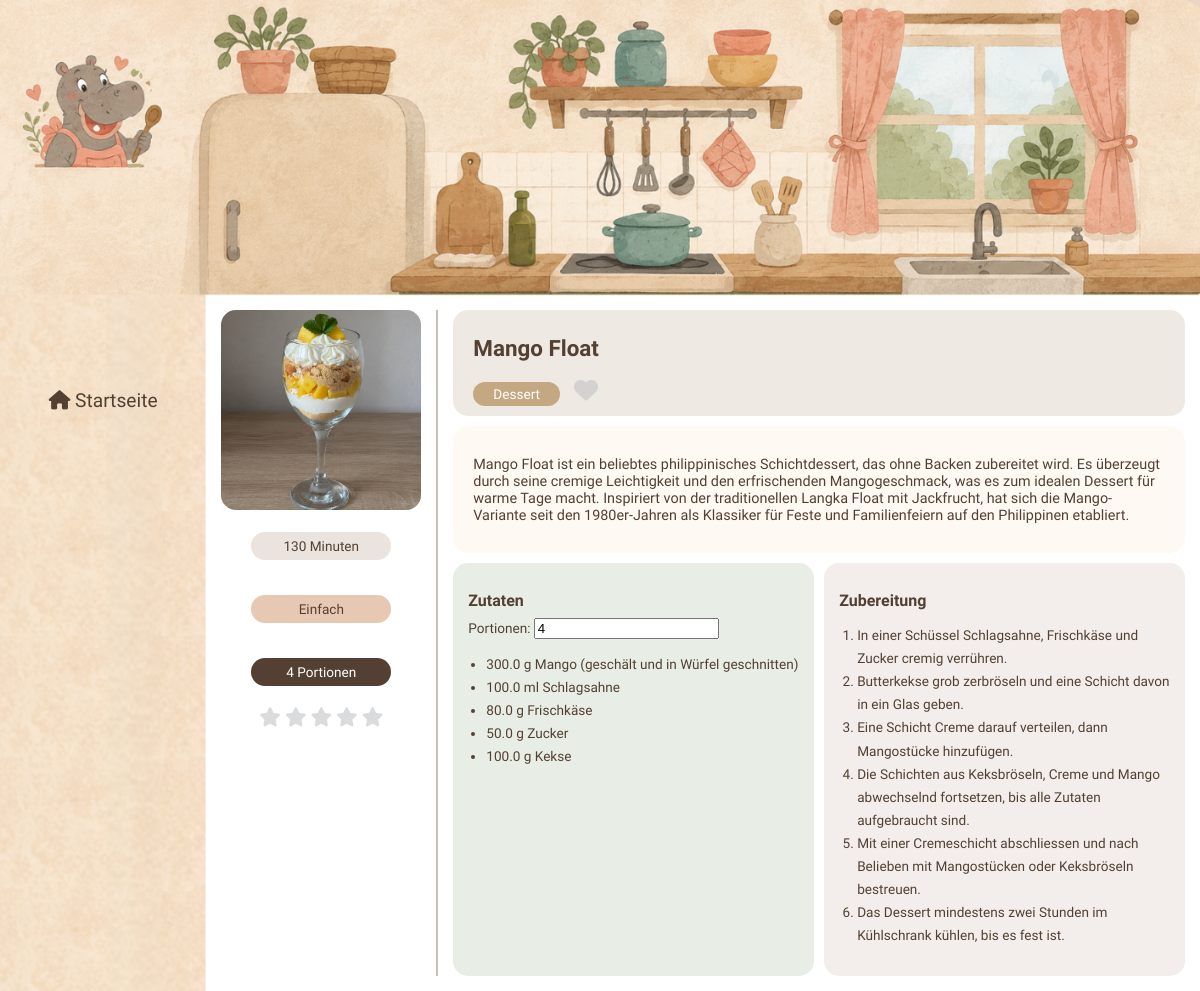
/recipe/1, run on the app's committed database.
### app.py (models this page shows)
class Recipe(db.Model):
    id = db.Column(db.Integer, primary_key=True)
    name = db.Column(db.String(100), nullable=False)
    description = db.Column(db.String(500), nullable=False)
    image = db.Column(db.String(200))
    preparation_time = db.Column(db.Integer, nullable=False)
    portions = db.Column(db.Integer, nullable=False)
    difficulty = db.Column(db.String(50), nullable=False)
    category_id = db.Column(db.Integer, db.ForeignKey('category.id'))
    category = db.relationship('Category', backref='recipes')
    is_default = db.Column(db.Boolean, default=False, nullable=False)

class Category(db.Model):
    id = db.Column(db.Integer, primary_key=True)
    name = db.Column(db.String(50), nullable=False)

class Ingredient(db.Model):
    id = db.Column(db.Integer, primary_key=True)
    name = db.Column(db.String(100), nullable=False)
    quantity = db.Column(db.Float)
    measurement_unit = db.Column(db.String(50))
    recipe_id = db.Column(db.Integer, db.ForeignKey('recipe.id'))

class Preparation(db.Model):
    id = db.Column(db.Integer, primary_key=True)
    step_number = db.Column(db.Integer, nullable=False)
    description = db.Column(db.String(500), nullable=False)
    recipe_id = db.Column(db.Integer, db.ForeignKey('recipe.id'))

### app.py (the view)
@recipe_app.route('/recipe/<int:id>')
def recipe_detail(id):
    recipe = Recipe.query.get(id)
    ingredients = Ingredient.query.filter_by(recipe_id=id).all()
    steps = Preparation.query.filter_by(recipe_id=id).all()
    return render_template('detail.html', recipe=recipe, ingredients=ingredients, steps=steps)

### templates/detail.html (shortened to what this page needs)
<!DOCTYPE html>
<html lang="de">
<head>
  <link rel="stylesheet" href="{{ url_for('static', filename='css/style.css') }}">
  <link rel="stylesheet" href="https://cdnjs.cloudflare.com/ajax/libs/font-awesome/6.7.2/css/all.min.css">
</head>
<body class="detail-body">
  <div class="detail-sidebar">
    <a href="{{ url_for('home') }}"><i class="fa-solid fa-house"></i> Startseite</a>
  </div>
  <div class="detail-page">
    <div class="detail-right">
      <div class="detail-content">
        <div class="detail-left">
          <div class="detail-image-box">
            <img src="{{ url_for('static', filename='images/recipes/' + recipe.image) }}"
                 alt="{{ recipe.name }}"
                 class="detail-image">
          </div>
          <p class="detail-time">{{ recipe.preparation_time }} Minuten</p>
          <p class="detail-difficulty-badge">{{ recipe.difficulty }}</p>
          <p class="detail-portions-badge">{{ recipe.portions }} Portionen</p>
          <div class="detail-stars">
            <i class="fa-solid fa-star"></i>
            <i class="fa-solid fa-star"></i>
            <i class="fa-solid fa-star"></i>
            <i class="fa-solid fa-star"></i>
            <i class="fa-solid fa-star"></i>
          </div>
        </div>
        <div class="detail-main">
          <div class="detail-title-box">
            <h1>{{ recipe.name }}</h1>
            <span class="detail-category-badge">{{ recipe.category.name }}</span>
            <i id="heart-button" class="fa-solid fa-heart" data-recipe-id="{{ recipe.id }}"></i>
          </div>
          <div class="detail-description-box">
            <p>{{ recipe.description }}</p>
          </div>
          <div class="detail-bottom">
            <div class="detail-ingredients">
              <h2>Zutaten</h2>
              <label>Portionen: <input type="number" id="portions-input" value="{{ recipe.portions }}" min="1"></label>
              <ul>
                {% for ingredient in ingredients %}
                  <li>
                    <span class="ingredient-quantity" data-base="{{ ingredient.quantity }}">
                      {% if ingredient.quantity %}{{ ingredient.quantity }}{% endif %}
                    </span>
                    {% if ingredient.measurement_unit %}{{ ingredient.measurement_unit }}{% endif %}
                    {{ ingredient.name }}
                  </li>
                {% endfor %}
              </ul>
            </div>
            <div class="detail-steps">
              <h2>Zubereitung</h2>
              <ol>
                {% for step in steps %}
                  <li>{{ step.description }}</li>
                {% endfor %}
              </ol>
            </div>
          </div>
        </div>
      </div>
    </div>
  </div>
</body>
</html>

### static/css/style.css (style rules this page uses)
html, body { margin: 0; padding: 0; overflow-x: hidden; }
.detail-body { min-height: 100vh; background-image: url("/static/images/detail.png"), url("/static/images/detail-extension.png"); background-size: 100% auto, 100% auto; background-position: top left, bottom left; background-repeat: no-repeat, repeat-y; margin: 0; padding: 0; }
.detail-sidebar { position: absolute; left: 0; top: 0; width: 17.19vw; height: 100vh; display: flex; flex-direction: column; align-items: center; justify-content: center; gap: 15px; z-index: 100; background: transparent; }
.detail-sidebar a, .detail-sidebar button { text-decoration: none; color: #534032; font-family: 'Cause', sans-serif; font-size: 1.2rem; background: none; border: none; cursor: pointer; padding: 0; }
.detail-page { padding-top: 24.61vw; padding-left: 17.19vw; box-sizing: border-box; }
.detail-right { padding: 15px; }
.detail-content { display: flex; gap: 15px; align-items: flex-start; }
.detail-left { display: flex; flex-direction: column; gap: 8px; align-items: center; flex-shrink: 0; border-right: 2px solid #c8c0b8; padding-right: 15px; align-self: stretch; }
.detail-image-box { width: 200px; height: 200px; background-color: rgba(216, 200, 188, 0.5); border-radius: 15px; overflow: hidden; }
.detail-image { width: 100%; height: 100%; object-fit: cover; }
.detail-time, .detail-difficulty-badge, .detail-portions-badge { width: 140px; text-align: center; border-radius: 20px; font-size: 0.85rem; font-family: 'Cause', sans-serif; padding: 6px 0; box-sizing: border-box; }
.detail-time { background-color: rgba(216, 200, 188, 0.5); color: #534032; }
.detail-difficulty-badge { background-color: rgba(216, 166, 128, 0.6); color: #534032; }
.detail-portions-badge { background-color: #534032; color: white; }
.detail-main { flex: 1; display: flex; flex-direction: column; gap: 10px; }
.detail-title-box { font-family: 'Cause', sans-serif; background-color: rgba(216, 200, 188, 0.4); border-radius: 15px; padding: 10px 20px; color: #534032; }
.detail-title-box h1 { font-size: 1.4rem; color: #534032; }
.detail-category-badge { background-color: #c4a882; padding: 4px 20px; border-radius: 20px; font-size: 0.85rem; color: white; display: inline-block; margin-top: 6px; }
.detail-description-box { font-family: 'Cause', sans-serif; background-color: rgba(255, 248, 242, 0.8); border-radius: 15px; padding: 15px 20px; color: #534032; font-size: 0.9rem; min-height: 80px; }
.detail-bottom { display: flex; gap: 10px; align-items: stretch; }
.detail-ingredients, .detail-steps { font-family: 'Cause', sans-serif; flex: 1; border-radius: 15px; padding: 15px; color: #534032; font-size: 0.85rem; min-height: 200px; }
.detail-ingredients { background-color: rgba(180, 200, 170, 0.3); }
.detail-steps { background-color: rgba(216, 200, 188, 0.3); }
.detail-ingredients h2, .detail-steps h2 { font-size: 1rem; margin-bottom: 8px; color: #534032; }
.detail-ingredients ul, .detail-steps ol { padding-left: 18px; line-height: 1.7; }
#heart-button { cursor: pointer; font-size: 1.5rem; transition: transform 0.15s ease; color: rgba(194, 195, 196, 0.6); margin-left: 10px; }
.detail-stars { display: flex; flex-direction: row; gap: 4px; }
.detail-stars i { color: rgba(194, 195, 196, 0.6); font-size: 1.2rem; }

### data on the page
Recipe: image (picture), preparation_time "130", difficulty "Einfach", portions "4", name "Mango Float", description "Mango Float ist ein beliebtes philippinisches Schichtdessert, das ohne Backen zubereitet wird. Es überzeugt durch seine cremige Leichtigkeit und den erfrischenden Mangogeschmack, was es zum idealen Dessert für warme Tage macht. Inspiriert von der traditionellen Langka Float mit Jackfrucht, hat sich die Mango-Variante seit den 1980er-Jahren als Klassiker für Feste und Familienfeiern auf den Philippinen etabliert."
Category: category.name "Dessert"
Ingredient: quantity "300.0", measurement_unit "g", name "Mango (geschält und in Würfel geschnitten)"
Ingredient: quantity "100.0", measurement_unit "ml", name "Schlagsahne"
Ingredient: quantity "80.0", measurement_unit "g", name "Frischkäse"
Ingredient: quantity "50.0", measurement_unit "g", name "Zucker"
Ingredient: quantity "100.0", measurement_unit "g", name "Kekse"
Preparation: description "In einer Schüssel Schlagsahne, Frischkäse und Zucker cremig verrühren."
Preparation: description "Butterkekse grob zerbröseln und eine Schicht davon in ein Glas geben."
Preparation: description "Eine Schicht Creme darauf verteilen, dann Mangostücke hinzufügen."
Preparation: description "Die Schichten aus Keksbröseln, Creme und Mango abwechselnd fortsetzen, bis alle Zutaten aufgebraucht sind."
Preparation: description "Mit einer Cremeschicht abschliessen und nach Belieben mit Mangostücken oder Keksbröseln bestreuen."
Preparation: description "Das Dessert mindestens zwei Stunden im Kühlschrank kühlen, bis es fest ist."
